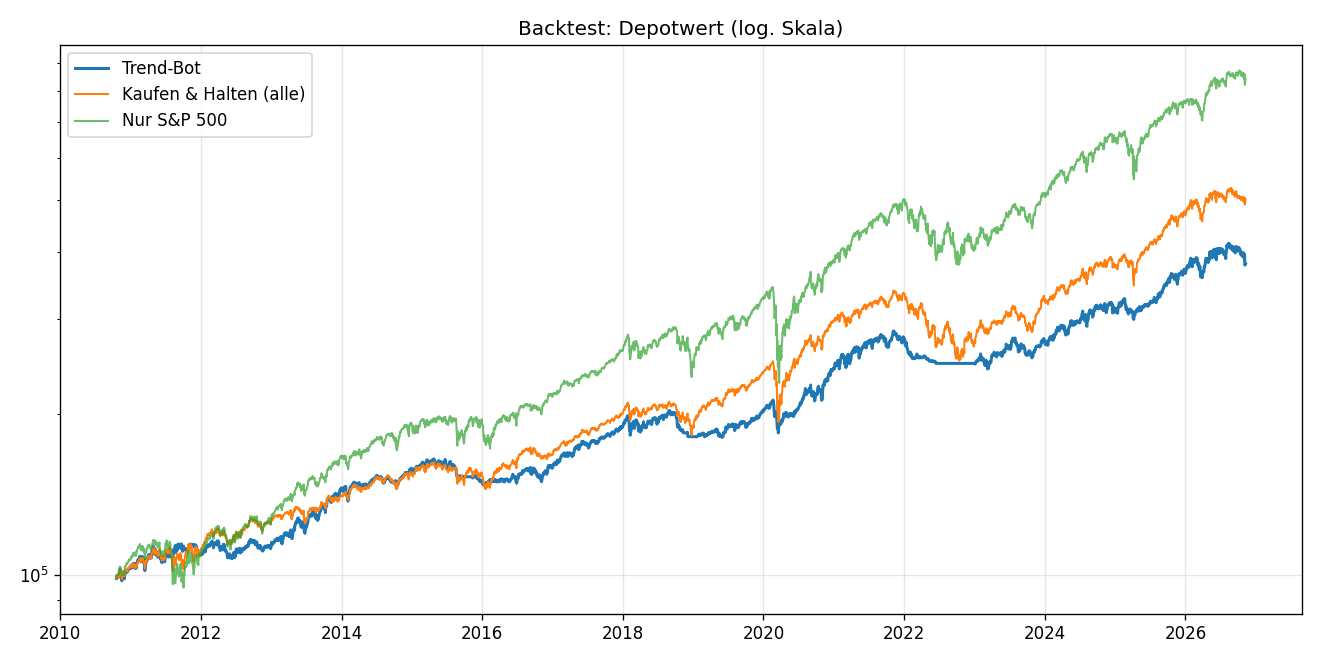

This chart was generated by the following Python code:
"""Testet die Strategie auf historischen Kursen – ganz ohne Konto oder API-Schlüssel.

Aufruf:  .venv/bin/python backtest.py
"""
import warnings

warnings.filterwarnings("ignore", module="urllib3")
import matplotlib

matplotlib.use("Agg")
import matplotlib.pyplot as plt
import pandas as pd
import yfinance as yf

import config
import strategy

COST_PER_TRADE = 0.0005  # 0,05 % Kosten/Slippage pro Umschichtung


def stats(equity: pd.Series) -> dict:
    years = (equity.index[-1] - equity.index[0]).days / 365.25
    cagr = (equity.iloc[-1] / equity.iloc[0]) ** (1 / years) - 1
    drawdown = (equity / equity.cummax() - 1).min()
    daily = equity.pct_change().dropna()
    sharpe = daily.mean() / daily.std() * (252 ** 0.5)
    return {"Endwert": equity.iloc[-1], "Rendite p.a.": cagr,
            "Max. Verlust": drawdown, "Sharpe": sharpe}


def main():
    print(f"Lade Kursdaten für {', '.join(config.SYMBOLS)} ...")
    prices = yf.download(config.SYMBOLS, start=config.BACKTEST_START,
                         auto_adjust=True, progress=False)["Close"].dropna()
    returns = prices.pct_change().fillna(0)

    # Signal von GESTERN bestimmt die Position von HEUTE (kein Blick in die Zukunft)
    signals = strategy.signal_frame(prices).shift(1).fillna(0)
    n_active = signals.sum(axis=1)
    per_weight = ((1 - config.CASH_BUFFER) / n_active.replace(0, float("nan"))) \
        .clip(upper=config.MAX_WEIGHT_PER_SYMBOL).fillna(0)
    weights = signals.mul(per_weight, axis=0)

    turnover = weights.diff().abs().sum(axis=1).fillna(0)
    strat_ret = (weights * returns).sum(axis=1) - turnover * COST_PER_TRADE
    bench_ret = returns.mean(axis=1)  # Kaufen & Halten, gleichgewichtet

    # Start erst, wenn der 200-Tage-Schnitt existiert
    start = prices.index[config.SLOW_SMA]
    strat_eq = config.START_CAPITAL * (1 + strat_ret[start:]).cumprod()
    bench_eq = config.START_CAPITAL * (1 + bench_ret[start:]).cumprod()
    spy_eq = config.START_CAPITAL * (1 + returns["SPY"][start:]).cumprod()

    table = pd.DataFrame({"Trend-Bot": stats(strat_eq),
                          "Kaufen & Halten (alle)": stats(bench_eq),
                          "Nur S&P 500 (SPY)": stats(spy_eq)}).T
    print(f"\nZeitraum: {start.date()} bis {prices.index[-1].date()}, "
          f"Startkapital {config.START_CAPITAL:,.0f} $\n")
    print(table.to_string(formatters={
        "Endwert": "{:>12,.0f} $".format,
        "Rendite p.a.": "{:>7.1%}".format,
        "Max. Verlust": "{:>7.1%}".format,
        "Sharpe": "{:>5.2f}".format}))
    trades_per_year = (weights.diff().abs() > 1e-9).sum().sum() / \
        ((prices.index[-1] - start).days / 365.25)
    print(f"\nØ Trades pro Jahr: {trades_per_year:.0f}")

    fig, ax = plt.subplots(figsize=(11, 5.5))
    ax.plot(strat_eq, label="Trend-Bot", linewidth=1.8)
    ax.plot(bench_eq, label="Kaufen & Halten (alle)", linewidth=1.2)
    ax.plot(spy_eq, label="Nur S&P 500", linewidth=1.2, alpha=0.7)
    ax.set_yscale("log")
    ax.set_title("Backtest: Depotwert (log. Skala)")
    ax.legend()
    ax.grid(alpha=0.3)
    fig.tight_layout()
    fig.savefig("backtest.png", dpi=120)
    print("Chart gespeichert: backtest.png")


if __name__ == "__main__":
    main()
